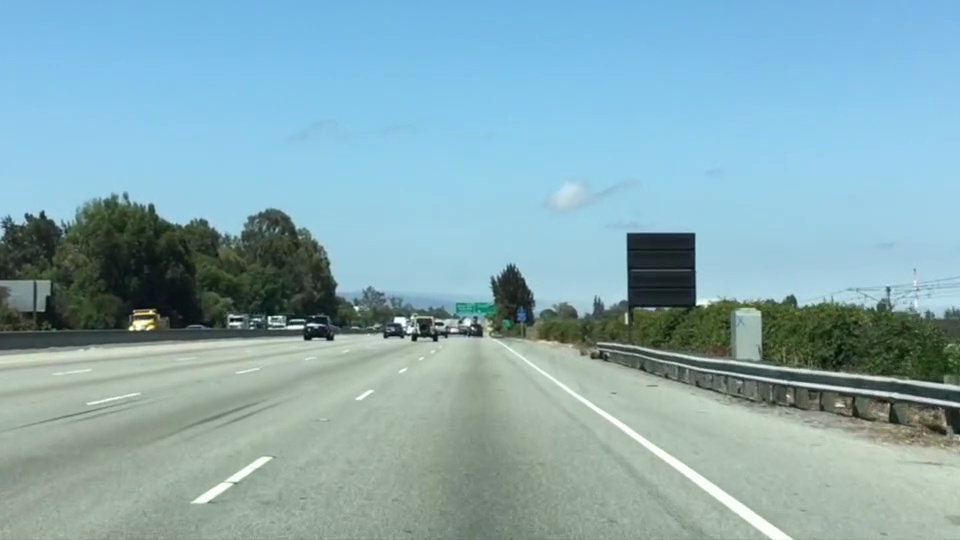
%> input picture simple_white_lanes_detection/test.jpg, 960 x 540 px
$ octave White_lanes_detection.m   (GNU Octave 9; MATLAB toolbox functions it lacks are replaced by stand-ins)
%> lines starting %> are read from the running program, lines starting %| are printed output that depends on the picture; in (x1, y1, x2, y2) boxes, pixels count from 0 and x2, y2 are one past the last pixel; in counts of white or black regions, pixels touching at a corner belong together; the program's own positions count from 1
%% White lanes detection
%                                         ---- Shengjie Guo, 01/20/2018
%-------------------------------------------------------------------------%
%% Read image
image = imread('test.jpg');
%> image is the input picture: size 540x960x3 uint8; mean R, G, B 135.5, 171.1, 179.2
image_size = size(image);
%> image_size = [540 960 3]
fprintf('This image dimensions are: %d, %d, %d.\n', image_size(1), image_size(2), image_size(3));
%| This image dimensions are: 540, 960, 3.

%% Pull out the x and y sizes and make a copy of the image
ysize = image_size(1);
%> ysize = 540
xsize = image_size(2);
%> xsize = 960
region_select = image;
color_select = image;
color_region_select = image;
marked_line_image = image;
%% Define a trangle region of interest
left_bottom = [120 , 539];
right_bottom = [830, 539];
apex = [473, 325];
%% Define color selection criteria
red_threshold = 200;
green_threshold = 200;
blue_threshold = 200;
rgb_thresholds = [red_threshold, green_threshold, blue_threshold];
%% Identify pixels below the thresholods
color_thresholds = bitor(bitor((image(:,:,1) < rgb_thresholds(1)),image(:,:,2)<rgb_thresholds(2)),...
    (image(:,:,3) < rgb_thresholds(3)));
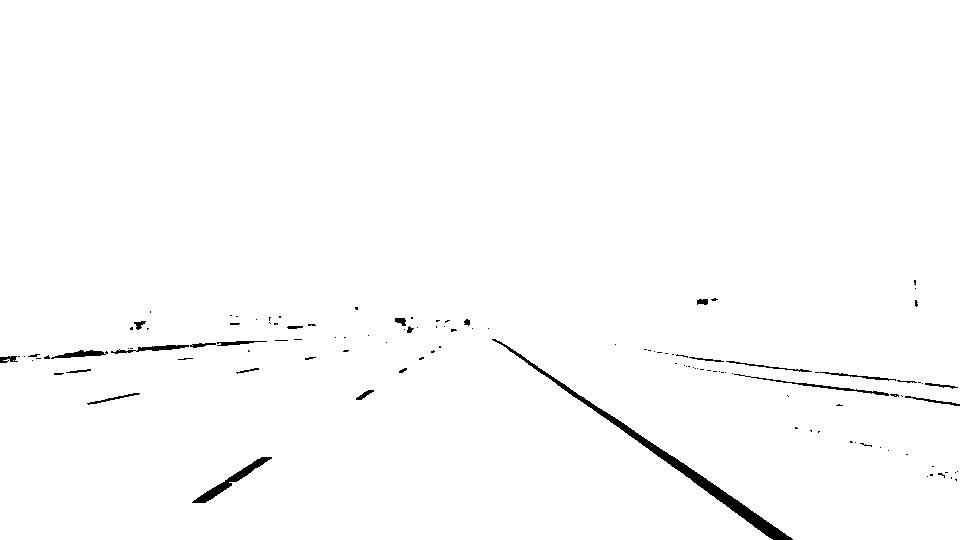
%> color_thresholds: size 540x960 logical; 98.9% white; 121 black regions (95 under 20 px), largest, box (x1, y1, x2, y2) and area: (492, 339, 793, 540) 2493, (192, 457, 272, 503) 624, (734, 374, 889, 396) 302
for i = 1 : image_size(3)
    temp_image_singlechannle = color_select(:,:,i);
    temp_image_singlechannle(color_thresholds) = 0;
    color_select(:,:,i) = temp_image_singlechannle;
end
%> this loop made 3 passes
%> pass 1, `temp_image_singlechannle = color_select(:,:,i);`:
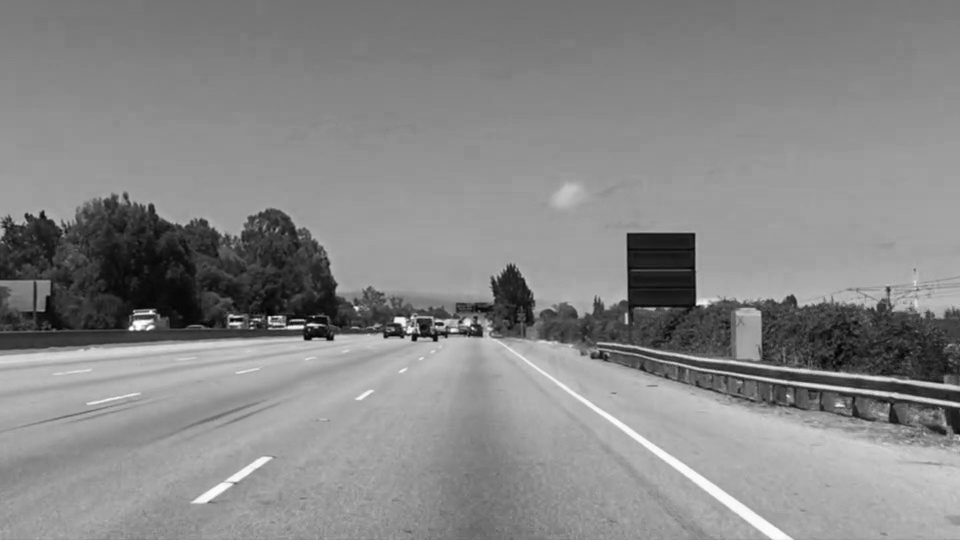
%> temp_image_singlechannle: size 540x960 uint8; min 0, max 255, mean 135.5
%> after the loop:
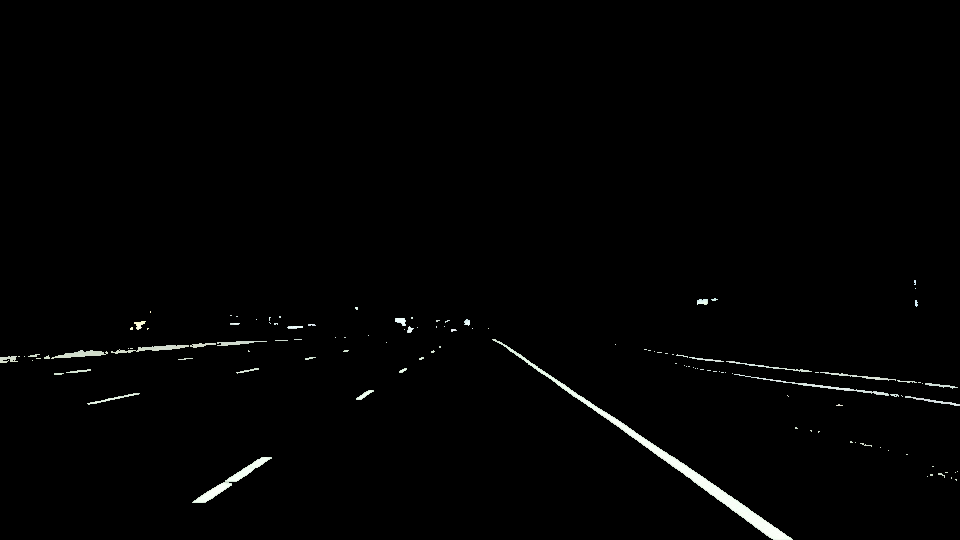
%> color_select: size 540x960x3 uint8; mean R, G, B 2.5, 2.7, 2.5
figure(1)
imshow(color_select)
%% Fit lines to identify the 3 sided region of interest
fit_left = polyfit([left_bottom(1), apex(1)],[left_bottom(2), apex(2)],1);
fit_right = polyfit([right_bottom(1), apex(1)],[right_bottom(2), apex(2)],1);
fit_bottom = polyfit([left_bottom(1), right_bottom(1)],[left_bottom(2), right_bottom(2)],1);
%% Find the refion inside the lines
[XX, YY] = meshgrid((0:1:xsize-1), (0:1:ysize-1));
threhold_1 = YY > (XX*fit_left(1) + fit_left(2));
threhold_2 = YY > (XX*fit_right(1) + fit_right(2));
threhold_3 = YY > (XX*fit_bottom(1) + fit_bottom(2));

region_thresholds = (YY > (XX*fit_left(1) + fit_left(2))) & ...
                    (YY > (XX*fit_right(1) + fit_right(2))) & ...
                    (YY < (XX*fit_bottom(1) + fit_bottom(2)));
%% Color pixel red which are inside the region of interest
% region_select(region_thresholds) = [255, 0, 0];
color_pexel_inside = [255, 0, 0];
for i = 1 : image_size(3)
    temp_image_singlechannle = region_select(:,:,i);
    temp_image_singlechannle(region_thresholds) = color_pexel_inside(i);
    region_select(:,:,i) = temp_image_singlechannle;
end
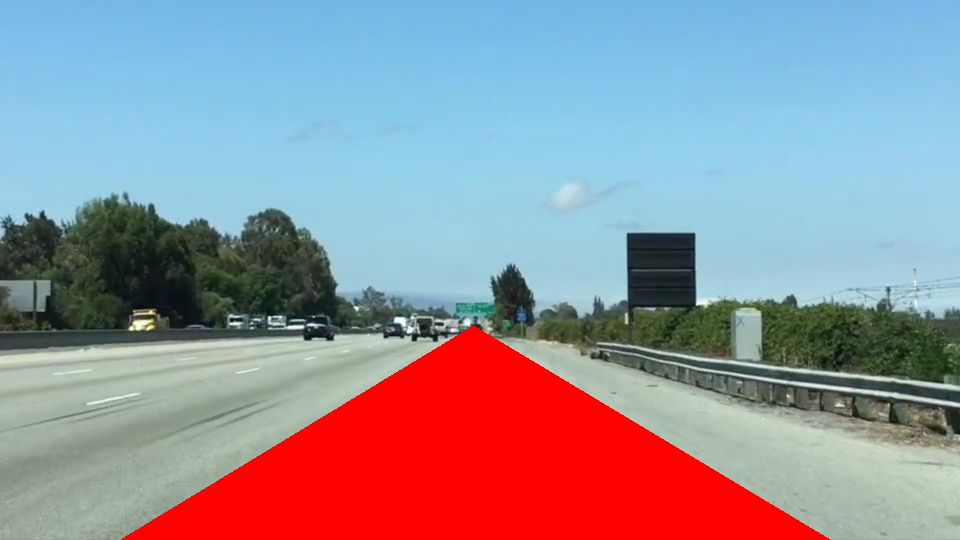
%> region_select: size 540x960x3 uint8; 14.72% of pixels changed, all inside (x1, y1, x2, y2) = (121, 326, 830, 540)
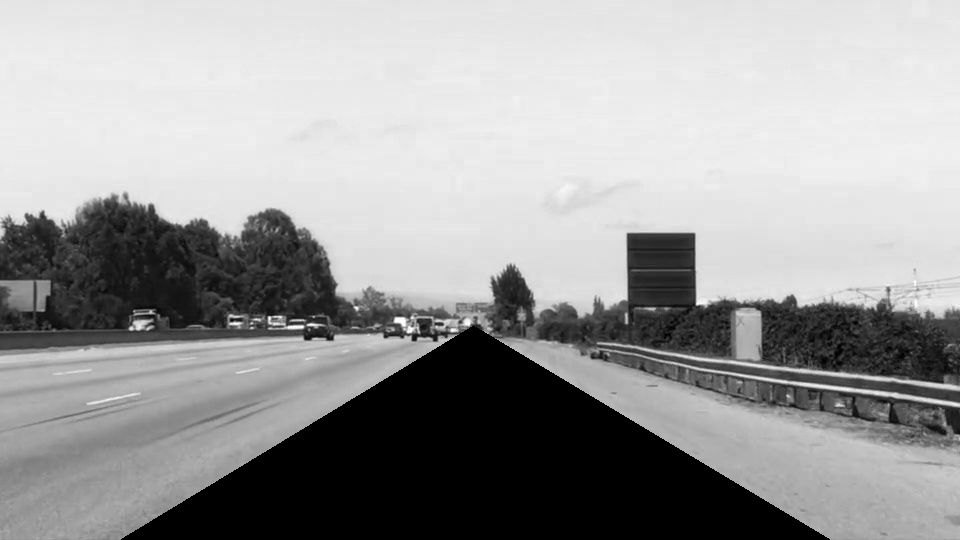
%> temp_image_singlechannle: size 540x960 uint8; min 0, max 255, mean 156
figure(2)
imshow(region_select)
%% Consider both color and region select
for i = 1 : image_size(3)
    temp_image_singlechannle = color_region_select(:,:,i);
    temp_image_singlechannle(bitor(~region_thresholds,color_thresholds)) = 0;
    color_region_select(:,:,i) = temp_image_singlechannle;
end
figure(3)
imshow(color_region_select)

%% Display origin image with selected region highlighted
figure(4)
x = [left_bottom(1),left_bottom(2),apex(1),apex(2),right_bottom(1),right_bottom(2)];
insertImage = insertShape(image,'polygon',x,'Color','blue');
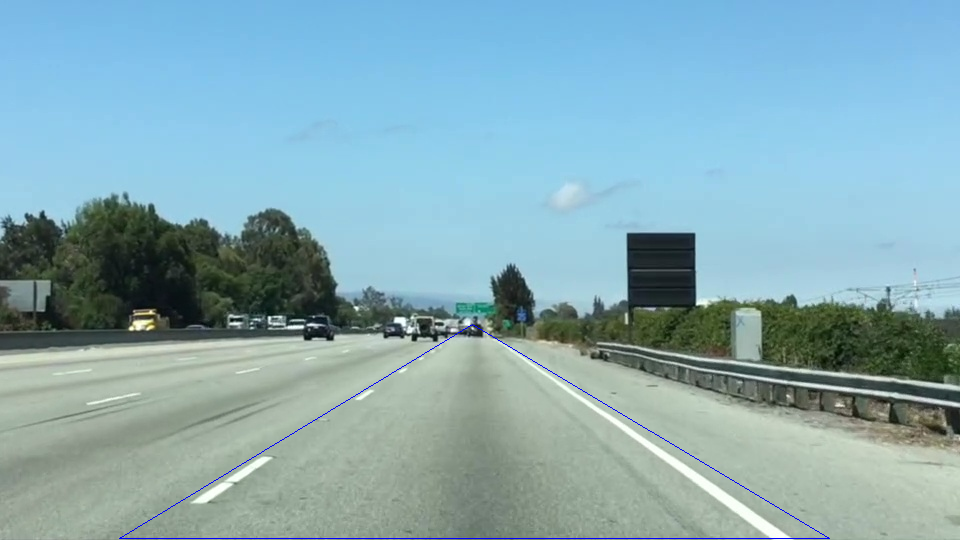
%> insertImage: size 540x960x3 uint8; 0.27% of pixels changed, all inside (x1, y1, x2, y2) = (119, 324, 830, 539)
imshow(insertImage)

%% Marked lines
for i = 1 : image_size(3)
    temp_image_singlechannle = marked_line_image(:,:,i);
    temp_image_singlechannle(bitand(region_thresholds,~color_thresholds)) = color_pexel_inside(i);
    marked_line_image(:,:,i) = temp_image_singlechannle;
end
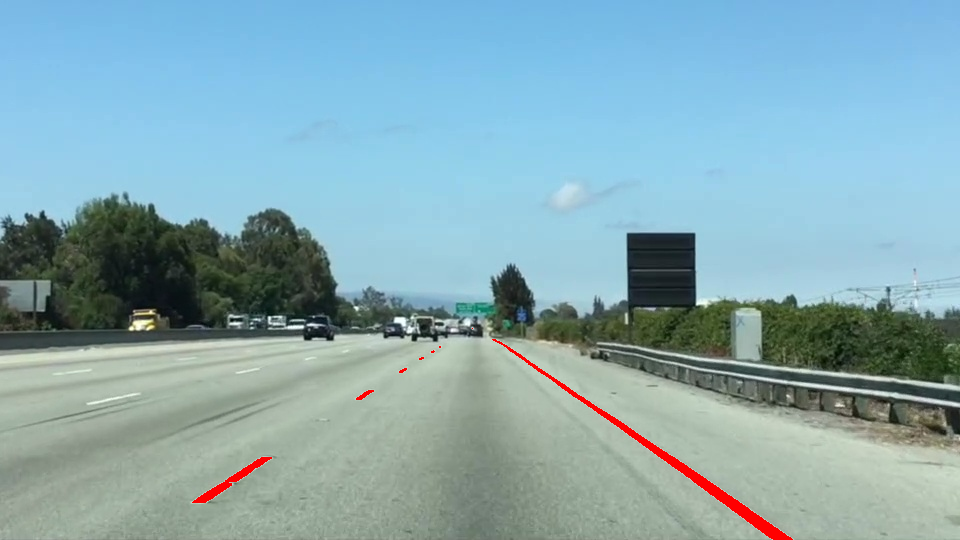
%> marked_line_image: size 540x960x3 uint8; 0.62% of pixels changed, all inside (x1, y1, x2, y2) = (192, 328, 793, 540)
figure(5)
imshow(marked_line_image)
